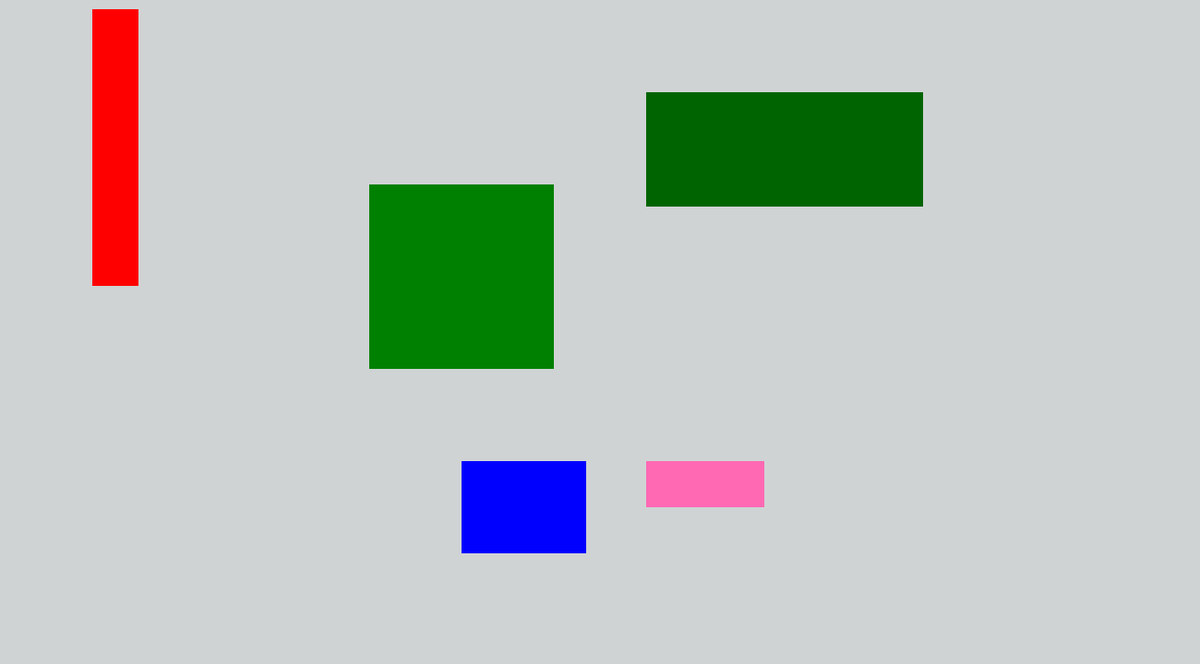
Frame 1 (no input)
Frame 60 (no input): identical to frame 1, image omitted
Frame 120 (the mouse pressed at the canvas centre since frame 60): identical to frame 1, image omitted

The p5.js sketch that drew this single still picture (run headless with seeded random() and noise() and a simulated clock; from frame 60 on, the mouse is pressed at the canvas centre):

// p5.js sketch
// ── sketch.js
/**
 * Adit Garg
 * IGME-101: Assignment Name, m/d/18
 * Summarization of sketch activity
 */

"use strict"; //catch some common coding errors

/**
 * setup : Initialization runs once; called automatically
 * Summarize code that you add
 */
function setup() {
	drawBackdrop();

}

function draw() {

	noStroke();
	fill("red");
	rect(100, 10, 50, 300);
	 if (isInside(mouseX, mouseY, 100, 10, 50, 300)){
		 print ("The cursor is in red polygon");
	 }
		

	fill("green");
	rect(400, 200, 200, 200);
	if (isInside(mouseX, mouseY, 400, 200, 200, 200)){
		 print ("The cursor is in green polygon");
	}

	fill("blue");
	rect(500, 500, 135, 100);
	if (isInside(mouseX, mouseY, 500, 500, 135, 100)){
		 print ("The cursor is in blue polygon");
	}

	fill("hotpink");
	rect(700, 500, 128, 50);
	if (isInside(mouseX, mouseY, 700, 500, 128, 50)){
		 print ("The cursor is in hot pink polygon");
	}

	fill("darkgreen");
	rect(700, 100, 300, 124);
	if (isInside(mouseX, mouseY, 700, 100, 300, 124)){
		 print ("The cursor is in dark green polygon");
	}


}

function isInside(x, y, rLeft, rTop, rWidth, rHeight) {
	return (x >= rLeft) && (x <= rLeft + rWidth) &&(y >= rTop) && (y <= rTop + rHeight);
}


function drawBackdrop() {
	createCanvas(1300, 720);
	colorMode(HSB, 360, 100, 100); //Max hue, max saturation, and max brightness. And color mode set to HSB
	background(195, 2, 83); //Light gray background
}

/**
 * draw : Periodically called automatically
 * Summarize code that you add
 */
